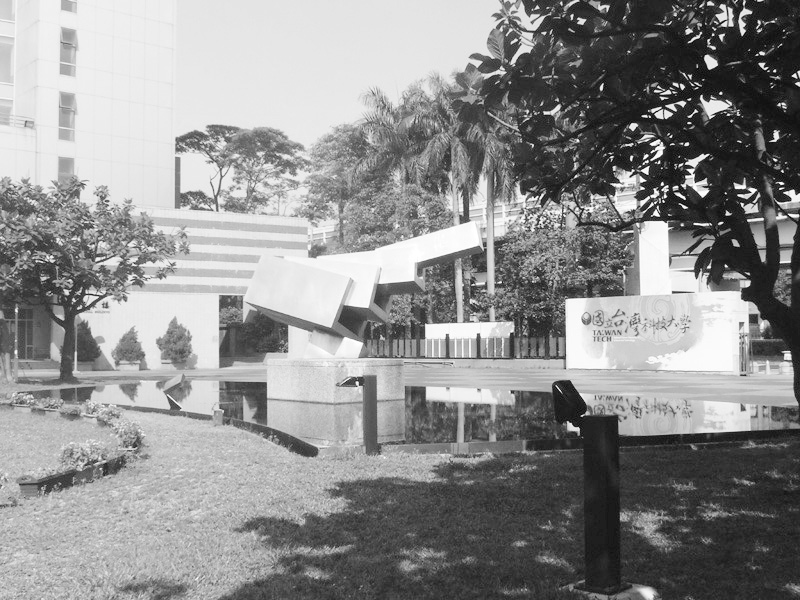
#> input picture example/Example-Part5/data/ntust_bright.jpg, 800 x 600 px; its folder holds 4 pictures in this run
$ python 'cv27 直方圖伸展.py'   (older library calls are emulated)
#> lines starting #> are read from the running program, lines starting #| are printed output that depends on the picture; after the words box and inside, x2 and y2 are one past the last pixel; in counts of white or black regions, pixels touching at a corner belong together
'''cv27: 直方圖伸展(histogram stretching)'''
import cv2
import numpy as np

##建立影像灰階直方圖 (輸入圖片，直方圖影像的大小，直方圖區間數)
def create_hist(img, size, histSize):
    hist_img = np.ones(size, dtype=np.uint8)*255 #建立直方圖背景影像
    hist = cv2.calcHist([img], [0], None, [histSize], [0,256]) #統計直方圖
    cv2.normalize(hist, hist, 0, size[0], cv2.NORM_MINMAX, cv2.CV_32F) #調整直方圖的數值範圍
    binW = round(size[1]/histSize) #計算直方圖每個bar(直方矩形)的寬度
    for i in range(histSize):  # 繪製直方矩形
        cv2.rectangle(hist_img, (i*binW, size[0]),
                   ((i+1)*binW, size[0] - round(hist[i][0])),
                   (0,0,0),-1)
    return hist_img

#更新影像灰階直方圖
def update_hist(pos):
    lower = cv2.getTrackbarPos("lower", "histogram")
    upper = cv2.getTrackbarPos("upper", "histogram")
    if lower>upper: #防止 lower > upper
        lower = upper
        cv2.setTrackbarPos("lower", "histogram", lower)
    histSize = int(np.maximum(np.ceil(abs(upper - lower) / 4), 1))

    dst = img.astype("float32")
    dst = np.round((dst - lower) * 255 / (upper-lower+1e-4)) #根據[lower, upper]調整影像對比
    dst = np.clip(dst, 0, 255).astype("uint8")
    cv2.imshow(filename, dst)

    binW = histImgSize[1] / 255 #直方圖區間寬度
    start = int(lower*binW)
    end = int(upper*binW)
    # 先畫 lower 的線條(青色)
    draw_H = cv2.line(hist_image.copy(), (start,0), (start,histImgSize[0]), (255,255,0), 4)
    # 後畫 upper 的線條(紅色)
    draw_H = cv2.line(draw_H, (end,0), (end,histImgSize[0]), (0,0,255), 4)

    rescale_H = create_hist(dst, histImgSize, histSize) #建立新影像的灰階直方圖
    output = np.vstack((draw_H, rescale_H)) #直方圖影像上下堆疊
    cv2.imshow("histogram", output) #顯示直方圖影像

## 主程式起始處
print("直方圖伸展：按 Space 換圖，按 Esc 離開")
filelist = list(["ntust_bright","ntust_dark","ntust_low_contrast"]) #影像表列
filename =  filelist[np.random.randint(3)] #隨機選取其中一個檔名
img1 = cv2.imread("data/"+filename+".jpg", cv2.IMREAD_GRAYSCALE) #以灰階模式開啟影像
#> img1 is the input picture: shape (600, 800); min 0, max 255, mean 142.8
height, width = img1.shape
#> height = 600; width = 800
img = cv2.resize(img1, [round(640), round(640*height/width)]) #調整影像大小, 轉換至浮點格式
histImgSize = (200, 500, 3) #直方圖影像的原始尺寸
histSize = 64 # 灰階直方圖統計的區間數(bin)
hist_image = create_hist(img, histImgSize, histSize) #產生直方圖
#> in create_hist, `hist = cv2.calcHist([img], [0], None, [histSize], [0,256])`: hist = 64 values, max 21395 at index 57, min 0 at index 0, mean 4800
#> after the loop in create_hist, `for i in range(histSize):`:
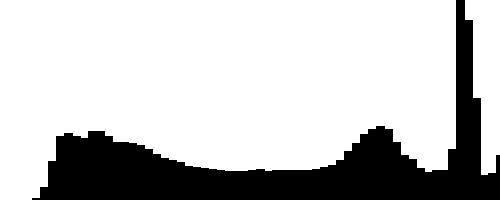
#> hist_img: shape (200, 500, 3); 77% white; 1 black region, box (x1, y1, x2, y2) and area: (32, 0, 500, 200) 23016

cv2.imshow(filename, img)
cv2.imshow("histogram",hist_image)
cv2.createTrackbar("lower", "histogram", 0, 255, update_hist) #建立滑桿: 下邊界
cv2.createTrackbar("upper", "histogram", 255, 255, update_hist) #建立滑桿: 上邊界

while (1):
    k = cv2.waitKey(1) & 0xFF
#> (key Esc is pressed here)
    if k == 27: #如果是 Esc (ASCII 第27號)，脫離迴圈
        break
    elif k==32: #按"Space"隨機讀取另一幅影像
        cv2.destroyWindow(filename)
        filename =  filelist[np.random.randint(3)] #隨機選取其中一個檔名
        img1 = cv2.imread("data/"+filename+".jpg", 0) #以灰階模式開啟檔案
        rows, cols = img1.shape
        img = cv2.resize(img1, [round(640), round(640*rows/cols)]) #調整影像大小, 轉換至浮點格式
        hist_image = create_hist(img, histImgSize, histSize) #產生直方圖
        cv2.imshow(filename, img)
        cv2.imshow("histogram",hist_image)
        cv2.setTrackbarPos("lower", "histogram", 0) #重設滑桿: 下邊界
        cv2.setTrackbarPos("upper", "histogram", 255) #重設滑桿: 上邊界

cv2.destroyAllWindows()
